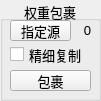
        <widget class="QGroupBox" name="warp_groupBox">
         <property name="geometry">
          <rect>
           <x>0</x>
           <y>430</y>
           <width>101</width>
           <height>101</height>
          </rect>
         </property>
         <property name="font">
          <font>
           <pointsize>10</pointsize>
          </font>
         </property>
         <property name="title">
          <string>权重包裹</string>
         </property>
         <property name="alignment">
          <set>Qt::AlignCenter</set>
         </property>
         <property name="flat">
          <bool>true</bool>
         </property>
         <widget class="QPushButton" name="source_Vtx_button">
          <property name="geometry">
           <rect>
            <x>10</x>
            <y>20</y>
            <width>61</width>
            <height>21</height>
           </rect>
          </property>
          <property name="font">
           <font>
            <pointsize>10</pointsize>
            <weight>50</weight>
            <bold>false</bold>
           </font>
          </property>
          <property name="toolTip">
           <string>&lt;html&gt;&lt;head/&gt;&lt;body&gt;&lt;p&gt;&lt;span style=&quot; font-size:10pt;&quot;&gt;指定要复制权重的点&lt;/span&gt;&lt;/p&gt;&lt;/body&gt;&lt;/html&gt;</string>
          </property>
          <property name="text">
           <string>指定源</string>
          </property>
          <property name="+command" stdset="0">
           <string>loadSourceVtxCmd</string>
          </property>
         </widget>
         <widget class="QLabel" name="sVertexCount_label">
          <property name="geometry">
           <rect>
            <x>60</x>
            <y>20</y>
            <width>31</width>
            <height>20</height>
           </rect>
          </property>
          <property name="text">
           <string>0</string>
          </property>
          <property name="alignment">
           <set>Qt::AlignRight|Qt::AlignTrailing|Qt::AlignVCenter</set>
          </property>
         </widget>
         <widget class="QPushButton" name="warp_button">
          <property name="geometry">
           <rect>
            <x>10</x>
            <y>70</y>
            <width>81</width>
            <height>21</height>
           </rect>
          </property>
          <property name="font">
           <font>
            <pointsize>10</pointsize>
            <weight>50</weight>
            <bold>false</bold>
           </font>
          </property>
          <property name="toolTip">
           <string>&lt;html&gt;&lt;head/&gt;&lt;body&gt;&lt;p&gt;Do warp&lt;/p&gt;&lt;/body&gt;&lt;/html&gt;</string>
          </property>
          <property name="text">
           <string>包裹</string>
          </property>
          <property name="+command" stdset="0">
           <string>copyClosestVtxCmd</string>
          </property>
         </widget>
         <widget class="QCheckBox" name="warp_HoldVtxs_checkBox">
          <property name="geometry">
           <rect>
            <x>170</x>
            <y>45</y>
            <width>81</width>
            <height>21</height>
           </rect>
          </property>
          <property name="font">
           <font>
            <pointsize>10</pointsize>
           </font>
          </property>
          <property name="toolTip">
           <string>&lt;html&gt;&lt;head/&gt;&lt;body&gt;&lt;p&gt;在“应用”后仍然保持之前所选择的点处于被指定状态&lt;/p&gt;&lt;/body&gt;&lt;/html&gt;</string>
          </property>
          <property name="text">
           <string>复用源</string>
          </property>
          <property name="checked">
           <bool>true</bool>
          </property>
         </widget>
         <widget class="QCheckBox" name="warp_FineCopy_checkBox">
          <property name="enabled">
           <bool>true</bool>
          </property>
          <property name="geometry">
           <rect>
            <x>10</x>
            <y>44</y>
            <width>81</width>
            <height>21</height>
           </rect>
          </property>
          <property name="font">
           <font>
            <pointsize>10</pointsize>
           </font>
          </property>
          <property name="toolTip">
           <string>&lt;html&gt;&lt;head/&gt;&lt;body&gt;&lt;p&gt;较慢的处理方式，但结果更加精准&lt;/p&gt;&lt;/body&gt;&lt;/html&gt;</string>
          </property>
          <property name="text">
           <string>精细复制</string>
          </property>
          <property name="checked">
           <bool>false</bool>
          </property>
         </widget>
        </widget>
